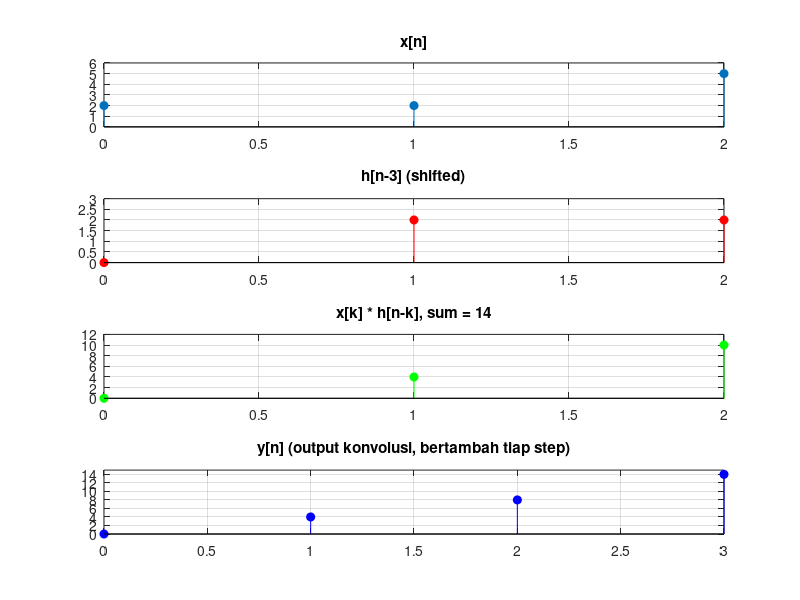

This figure's MATLAB source:
% Discrete-Time Convolution Visualization (Modified)
x = [2 2 5];          % Input signal x[n]
h = [2 2];            % Impulse response h[n]
N = length(x) + length(h) - 1;

y = zeros(1, N);      % Simpan hasil konvolusi

pause_time = 1;       % Durasi jeda animasi (detik)

figure;
for n = 0:N-1
    clf;
    k = 0:length(x)-1;           % Indeks untuk x
    hk_shifted = zeros(1, length(x));

    % Geser h sesuai posisi n
    for i = 1:length(h)
        idx = n - (i-1);
        if idx >= 1 && idx <= length(x)
            hk_shifted(idx) = h(i);
        end
    end

    % Hitung hasil sementara
    product = x .* hk_shifted;
    y_n = sum(product);
    y(n+1) = y_n;   % Simpan hasil ke array

    % === Plotting ===
    subplot(4,1,1);
    stem(k, x, 'filled'); title('x[n]'); ylim([0 6]); grid on;

    subplot(4,1,2);
    stem(k, hk_shifted, 'filled','r');
    title(['h[n-' num2str(n) '] (shifted)']); ylim([0 3]); grid on;

    subplot(4,1,3);
    stem(k, product, 'filled','g');
    title(['x[k] * h[n-k], sum = ' num2str(y_n)]); ylim([0 12]); grid on;

    subplot(4,1,4);
    stem(0:n, y(1:n+1), 'filled','b');
    title('y[n] (output konvolusi, bertambah tiap step)'); ylim([0 15]); grid on;

    pause(pause_time);  % jeda biar terlihat animasinya
end

% Validasi hasil dengan MATLAB conv()
disp('Hasil konvolusi dengan conv():');
disp(conv(x,h));

